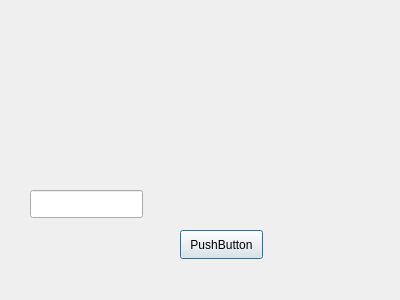
<?xml version="1.0" encoding="UTF-8"?>
<ui version="4.0">
 <class>Secondform</class>
 <widget class="QDialog" name="Secondform">
  <property name="geometry">
   <rect>
    <x>0</x>
    <y>0</y>
    <width>400</width>
    <height>300</height>
   </rect>
  </property>
  <property name="windowTitle">
   <string>Dialog</string>
  </property>
  <widget class="QPushButton" name="pushButton">
   <property name="geometry">
    <rect>
     <x>180</x>
     <y>230</y>
     <width>83</width>
     <height>29</height>
    </rect>
   </property>
   <property name="text">
    <string>PushButton</string>
   </property>
  </widget>
  <widget class="QLineEdit" name="lineEdit">
   <property name="geometry">
    <rect>
     <x>30</x>
     <y>190</y>
     <width>113</width>
     <height>28</height>
    </rect>
   </property>
  </widget>
 </widget>
 <resources/>
 <connections/>
</ui>
